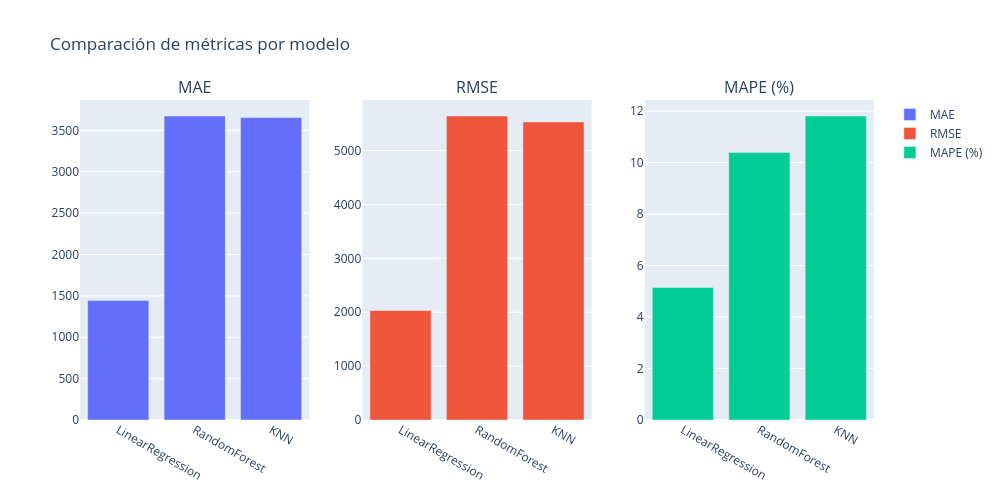

Here is the notebook cell this chart was saved with:
### Markdown cell above
Calcula el promedio de cada métrica a lo largo de todos los folds:

#MAE (Mean Absolute Error): error promedio absoluto entre el valor real y el predicho.
→ mide en unidades del precio (por ejemplo, USD).
→ cuanto más bajo, mejor.

#RMSE (Root Mean Square Error): error cuadrático medio. Penaliza errores grandes.
→ también en USD, y debe ser lo más bajo posible.

#MAPE (Mean Absolute Percentage Error): error relativo expresado en porcentaje.
→ muestra cuánto se desvió la predicción en promedio con respecto al valor real (%).
→ un MAPE del 10 % significa que el modelo, en promedio, se equivoca un 10 % del valor real.

### Code cell
#gráfico comparativo de métricas
fig = make_subplots(rows=1, cols=3, subplot_titles=("MAE", "RMSE", "MAPE (%)"))

fig.add_trace(go.Bar(x=summary_df["Modelo"], y=summary_df["MAE"], name="MAE"), row=1, col=1)
fig.add_trace(go.Bar(x=summary_df["Modelo"], y=summary_df["RMSE"], name="RMSE"), row=1, col=2)
fig.add_trace(go.Bar(x=summary_df["Modelo"], y=summary_df["MAPE (%)"], name="MAPE (%)"), row=1, col=3)

fig.update_layout(title="Comparación de métricas por modelo", height=500, width=1000)
fig.show()

### Figure 1 — Plotly figure (JSON) as saved in the notebook; plotly's stock layout.template omitted (floating-point values rounded to 4 significant figures)
{"data": [{"name": "MAE", "type": "bar", "x": ["LinearRegression", "RandomForest", "KNN"], "xaxis": "x", "y": [1446.0, 3674.0, 3655.0], "yaxis": "y"}, {"name": "RMSE", "type": "bar", "x": ["LinearRegression", "RandomForest", "KNN"], "xaxis": "x2", "y": [2032.0, 5643.0, 5533.0], "yaxis": "y2"}, {"name": "MAPE (%)", "type": "bar", "x": ["LinearRegression", "RandomForest", "KNN"], "xaxis": "x3", "y": [5.15, 10.39, 11.81], "yaxis": "y3"}], "layout": {"annotations": [{"font": {"size": 16}, "showarrow": false, "text": "MAE", "x": 0.1444, "xanchor": "center", "xref": "paper", "y": 1, "yanchor": "bottom", "yref": "paper"}, {"font": {"size": 16}, "showarrow": false, "text": "RMSE", "x": 0.5, "xanchor": "center", "xref": "paper", "y": 1, "yanchor": "bottom", "yref": "paper"}, {"font": {"size": 16}, "showarrow": false, "text": "MAPE (%)", "x": 0.8556, "xanchor": "center", "xref": "paper", "y": 1, "yanchor": "bottom", "yref": "paper"}], "height": 500, "title": {"text": "Comparación de métricas por modelo"}, "width": 1000, "xaxis": {"anchor": "y", "domain": [0, 0.2889]}, "xaxis2": {"anchor": "y2", "domain": [0.3556, 0.6444]}, "xaxis3": {"anchor": "y3", "domain": [0.7111, 1]}, "yaxis": {"anchor": "x", "domain": [0, 1]}, "yaxis2": {"anchor": "x2", "domain": [0, 1]}, "yaxis3": {"anchor": "x3", "domain": [0, 1]}}}
